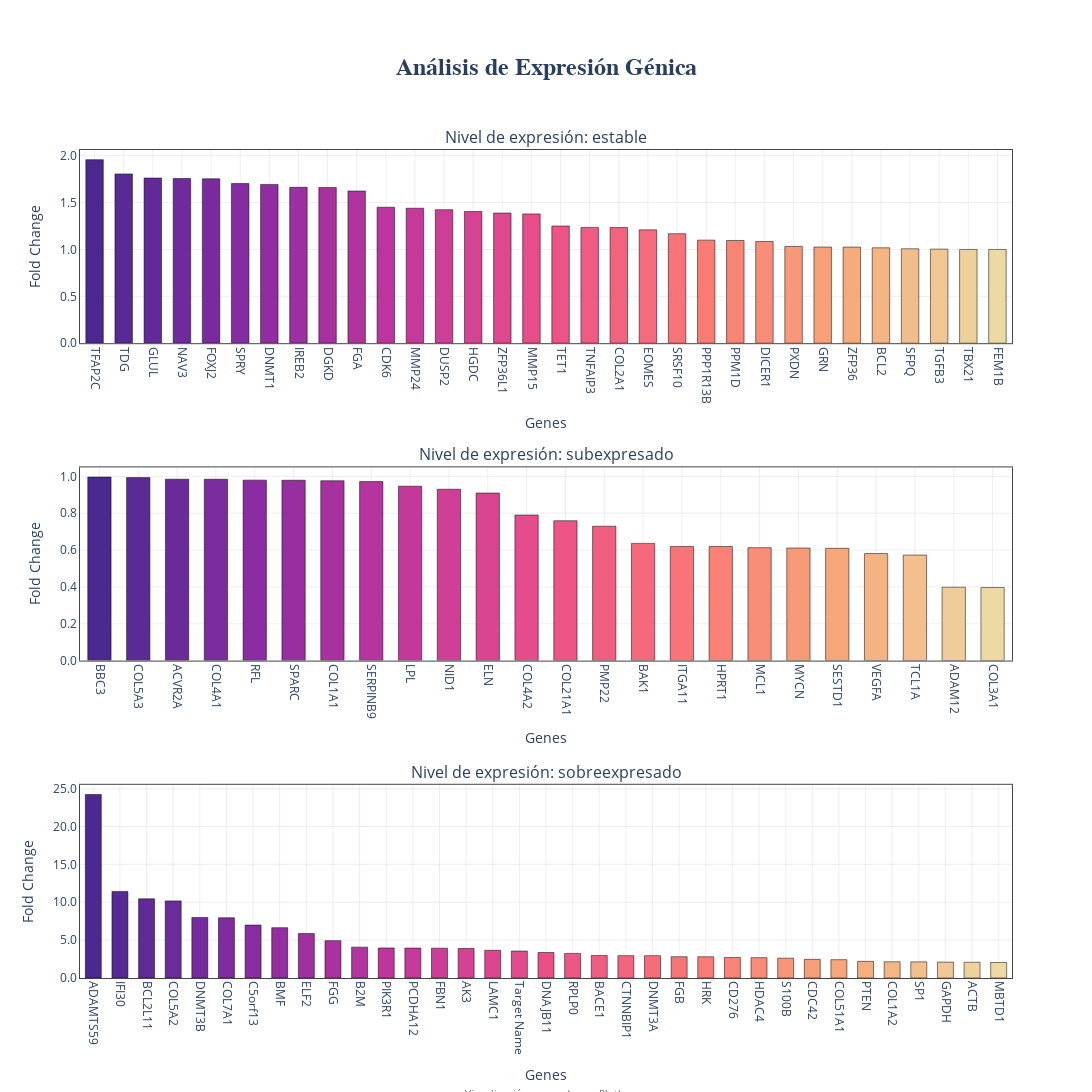

Notebook source saved alongside this figure:
### Markdown cell above
### Visualización de fold change por nivel de expresión

> datos: listas de genes

Este código genera una visualización en subplots para cada nivel de expresión génica (**Subexpresado**, **Estable**, **Sobreexpresado**), mostrando el **Fold Change** de los genes en cada categoría.


**Uso*:
- Esta visualización es útil para comparar el `fold_change` de los genes en cada nivel de expresión y identificar patrones o valores atípicos.

### Code cell
import plotly.graph_objects as go
from plotly.subplots import make_subplots
from plotly.colors import sample_colorscale, qualitative


# Filtrar solo los niveles que existen en los datos
unique_levels = [level for level in orden_niveles if level in df_combined_expresion['nivel_expresion'].unique()]
num_levels = len(unique_levels)

# Crear figura con subplots
fig = make_subplots(
    rows=num_levels,
    cols=1,
    subplot_titles=[f'Nivel de expresión: {level}' for level in unique_levels],
    vertical_spacing=0.15,
    specs=[[{"secondary_y": False}] for _ in range(num_levels)]
)

# Configurar estilo común
axis_style = dict(
    showgrid=True,
    gridcolor='rgba(200,200,200,0.3)',
    linecolor='#444',
    mirror=True,
    zeroline=False
)

for i, level in enumerate(unique_levels, 1):
    # Filtrar y ordenar datos
    data_subset = df_combined_expresion[df_combined_expresion['nivel_expresion'] == level]
    data_subset = data_subset.sort_values('fold_change', ascending=False)

    if data_subset.empty:
        continue

    num_bars = len(data_subset)

    # Generar colores con escala secuencial de Plotly
    if num_bars > 1:
        colors = sample_colorscale('Agsunset', [n/(num_bars-1) for n in range(num_bars)])
    else:
        colors = [qualitative.Plotly[0]]  # Color base de Plotly

    # Crear gráfico de barras
    fig.add_trace(
        go.Bar(
            x=data_subset['target'],
            y=data_subset['fold_change'],
            marker=dict(
                color=colors,
                line=dict(color='rgba(0,0,0,0.5)', width=1)
            ),
            name=level,
            hovertemplate=(
                "<b>%{x}</b><br>"
                "Fold Change: %{y:.2f}<br>"
                "Nivel: %{fullData.name}"
                "<extra></extra>"
            )
        ),
        row=i,
        col=1
    )

    # Configurar escalas
    min_val = data_subset['fold_change'].min()
    max_val = data_subset['fold_change'].max()

    yaxis_config = dict(
        type='log' if (max_val / min_val > 100 and min_val > 0) else 'linear',
        title='Fold Change (log)' if (max_val / min_val > 100) else 'Fold Change',
        tickformat=".1f",
        **axis_style
    )

    fig.update_yaxes(yaxis_config, row=i, col=1)
    fig.update_xaxes(
        title='Genes',
        tickangle=90,
        categoryorder='total descending',
        **axis_style,
        row=i,
        col=1
    )

# Configuración global del layout
fig.update_layout(
    height=400 * num_levels + 200,
    width=1200,
    title=dict(
        text='<b>Análisis de Expresión Génica</b>',
        x=0.5,
        font=dict(size=24, family='Arial')
    ),
    plot_bgcolor='white',
    hoverlabel=dict(
        bgcolor='white',
        font_size=12,
        font_family="Arial"
    ),
    margin=dict(t=150, b=100),
    showlegend=False,
    bargap=0.4  # Espaciado entre barras
)

# Añadir anotación de crédito
fig.add_annotation(
    text="Visualización generada con Plotly",
    xref="paper",
    yref="paper",
    x=0.5,
    y=-0.15,
    showarrow=False,
    font=dict(color='#666', size=10)
)

fig.show()

guardar_grafico(fig, 'analisis_expresion_genica.png')

### Figure 1 — Plotly figure (JSON) as saved in the notebook; plotly's stock layout.template omitted (floating-point values rounded to 4 significant figures)
{"data": [{"hovertemplate": "<b>%{x}</b><br>Fold Change: %{y:.2f}<br>Nivel: %{fullData.name}<extra></extra>", "marker": {"color": ["rgb(75, 41, 145)", "rgb(87, 42, 148)", "rgb(98, 42, 152)", "rgb(110, 43, 155)", "rgb(121, 43, 158)", "rgb(133, 44, 161)", "rgb(144, 46, 161)", "rgb(155, 48, 160)", "rgb(166, 49, 159)", "rgb(177, 51, 158)", "rgb(188, 53, 157)", "rgb(197, 57, 154)", "rgb(206, 62, 150)", "rgb(214, 67, 146)", "rgb(222, 72, 142)", "rgb(230, 77, 138)", "rgb(236, 83, 134)", "rgb(239, 91, 131)", "rgb(242, 99, 127)", "rgb(245, 107, 124)", "rgb(248, 115, 120)", "rgb(250, 123, 118)", "rgb(249, 133, 119)", "rgb(248, 142, 120)", "rgb(247, 152, 121)", "rgb(247, 161, 121)", "rgb(246, 171, 123)", "rgb(244, 180, 131)", "rgb(242, 189, 139)", "rgb(240, 198, 147)", "rgb(239, 208, 155)", "rgb(237, 217, 163)"], "line": {"color": "rgba(0,0,0,0.5)", "width": 1}}, "name": "estable", "type": "bar", "x": ["TFAP2C", "TDG", "GLUL", "NAV3", "FOXJ2", "SPRY", "DNMT1", "IREB2", "DGKD", "FGA", "CDK6", "MMP24", "DUSP2", "HGDC", "ZFP36L1", "MMP15", "TET1", "TNFAIP3", "COL2A1", "EOMES", "SRSF10", "PPP1R13B", "PPM1D", "DICER1", "PXDN", "GRN", "ZFP36", "BCL2", "SFPQ", "TGFB3", "TBX21", "FEM1B"], "xaxis": "x", "y": [1.958, 1.805, 1.762, 1.756, 1.753, 1.703, 1.694, 1.663, 1.661, 1.623, 1.45, 1.44, 1.424, 1.404, 1.388, 1.379, 1.25, 1.235, 1.234, 1.209, 1.168, 1.099, 1.095, 1.085, 1.032, 1.026, 1.025, 1.018, 1.007, 1.003, 1.0, 1.0], "yaxis": "y"}, {"hovertemplate": "<b>%{x}</b><br>Fold Change: %{y:.2f}<br>Nivel: %{fullData.name}<extra></extra>", "marker": {"color": ["rgb(75, 41, 145)", "rgb(91, 42, 149)", "rgb(106, 43, 154)", "rgb(122, 43, 158)", "rgb(137, 44, 162)", "rgb(152, 47, 160)", "rgb(167, 50, 159)", "rgb(182, 52, 158)", "rgb(196, 56, 155)", "rgb(207, 63, 150)", "rgb(218, 69, 144)", "rgb(229, 76, 139)", "rgb(236, 84, 134)", "rgb(240, 95, 129)", "rgb(244, 106, 124)", "rgb(249, 116, 120)", "rgb(249, 129, 119)", "rgb(248, 141, 120)", "rgb(247, 154, 121)", "rgb(246, 167, 122)", "rgb(244, 179, 131)", "rgb(242, 192, 142)", "rgb(239, 204, 152)", "rgb(237, 217, 163)"], "line": {"color": "rgba(0,0,0,0.5)", "width": 1}}, "name": "subexpresado", "type": "bar", "x": ["BBC3", "COL5A3", "ACVR2A", "COL4A1", "RFL", "SPARC", "COL1A1", "SERPINB9", "LPL", "NID1", "ELN", "COL4A2", "COL21A1", "PMP22", "BAK1", "ITGA11", "HPRT1", "MCL1", "MYCN", "SESTD1", "VEGFA", "TCL1A", "ADAM12", "COL3A1"], "xaxis": "x2", "y": [0.9964, 0.9934, 0.9849, 0.9846, 0.9797, 0.9791, 0.9764, 0.9718, 0.9467, 0.9303, 0.9098, 0.7902, 0.7594, 0.7296, 0.6363, 0.6197, 0.6195, 0.613, 0.6112, 0.6095, 0.581, 0.573, 0.3985, 0.3968], "yaxis": "y2"}, {"hovertemplate": "<b>%{x}</b><br>Fold Change: %{y:.2f}<br>Nivel: %{fullData.name}<extra></extra>", "marker": {"color": ["rgb(75, 41, 145)", "rgb(86, 42, 148)", "rgb(96, 42, 151)", "rgb(107, 43, 154)", "rgb(117, 43, 157)", "rgb(128, 44, 160)", "rgb(138, 45, 162)", "rgb(148, 46, 161)", "rgb(158, 48, 160)", "rgb(169, 50, 159)", "rgb(179, 52, 158)", "rgb(189, 53, 157)", "rgb(197, 57, 155)", "rgb(204, 61, 151)", "rgb(212, 66, 147)", "rgb(219, 70, 143)", "rgb(227, 75, 140)", "rgb(234, 79, 136)", "rgb(237, 86, 133)", "rgb(240, 93, 130)", "rgb(242, 101, 126)", "rgb(245, 108, 123)", "rgb(248, 115, 120)", "rgb(250, 123, 118)", "rgb(249, 132, 119)", "rgb(248, 140, 120)", "rgb(248, 149, 120)", "rgb(247, 157, 121)", "rgb(246, 166, 122)", "rgb(245, 175, 127)", "rgb(243, 183, 134)", "rgb(242, 192, 141)", "rgb(240, 200, 149)", "rgb(239, 209, 156)", "rgb(237, 217, 163)"], "line": {"color": "rgba(0,0,0,0.5)", "width": 1}}, "name": "sobreexpresado", "type": "bar", "x": ["ADAMTS59", "IFI30", "BCL2L11", "COL5A2", "DNMT3B", "COL7A1", "C5orf13", "BMF", "ELF2", "FGG", "B2M", "PIK3R1", "PCDHA12", "FBN1", "AK3", "LAMC1", "Target Name", "DNAJB11", "RPLP0", "BACE1", "CTNNBIP1", "DNMT3A", "FGB", "HRK", "CD276", "HDAC4", "S100B", "CDC42", "COL51A1", "PTEN", "COL1A2", "SP1", "GAPDH", "ACTB", "MBTD1"], "xaxis": "x3", "y": [24.24, 11.44, 10.46, 10.18, 8.001, 7.951, 6.992, 6.645, 5.865, 4.934, 4.077, 3.97, 3.948, 3.941, 3.896, 3.654, 3.559, 3.369, 3.249, 2.979, 2.951, 2.95, 2.813, 2.805, 2.708, 2.689, 2.615, 2.466, 2.422, 2.198, 2.138, 2.129, 2.096, 2.081, 2.044], "yaxis": "y3"}], "layout": {"annotations": [{"font": {"size": 16}, "showarrow": false, "text": "Nivel de expresión: estable", "x": 0.5, "xanchor": "center", "xref": "paper", "y": 1.0, "yanchor": "bottom", "yref": "paper"}, {"font": {"size": 16}, "showarrow": false, "text": "Nivel de expresión: subexpresado", "x": 0.5, "xanchor": "center", "xref": "paper", "y": 0.6167, "yanchor": "bottom", "yref": "paper"}, {"font": {"size": 16}, "showarrow": false, "text": "Nivel de expresión: sobreexpresado", "x": 0.5, "xanchor": "center", "xref": "paper", "y": 0.2333, "yanchor": "bottom", "yref": "paper"}, {"font": {"color": "#666", "size": 10}, "showarrow": false, "text": "Visualización generada con Plotly", "x": 0.5, "xref": "paper", "y": -0.15, "yref": "paper"}], "bargap": 0.4, "height": 1400, "hoverlabel": {"bgcolor": "white", "font": {"family": "Arial", "size": 12}}, "margin": {"b": 100, "t": 150}, "plot_bgcolor": "white", "showlegend": false, "title": {"font": {"family": "Arial", "size": 24}, "text": "<b>Análisis de Expresión Génica</b>", "x": 0.5}, "width": 1200, "xaxis": {"anchor": "y", "categoryorder": "total descending", "domain": [0, 1], "gridcolor": "rgba(200,200,200,0.3)", "linecolor": "#444", "mirror": true, "showgrid": true, "tickangle": 90, "title": {"text": "Genes"}, "zeroline": false}, "xaxis2": {"anchor": "y2", "categoryorder": "total descending", "domain": [0, 1], "gridcolor": "rgba(200,200,200,0.3)", "linecolor": "#444", "mirror": true, "showgrid": true, "tickangle": 90, "title": {"text": "Genes"}, "zeroline": false}, "xaxis3": {"anchor": "y3", "categoryorder": "total descending", "domain": [0, 1], "gridcolor": "rgba(200,200,200,0.3)", "linecolor": "#444", "mirror": true, "showgrid": true, "tickangle": 90, "title": {"text": "Genes"}, "zeroline": false}, "yaxis": {"anchor": "x", "domain": [0.7667, 1.0], "gridcolor": "rgba(200,200,200,0.3)", "linecolor": "#444", "mirror": true, "showgrid": true, "tickformat": ".1f", "title": {"text": "Fold Change"}, "type": "linear", "zeroline": false}, "yaxis2": {"anchor": "x2", "domain": [0.3833, 0.6167], "gridcolor": "rgba(200,200,200,0.3)", "linecolor": "#444", "mirror": true, "showgrid": true, "tickformat": ".1f", "title": {"text": "Fold Change"}, "type": "linear", "zeroline": false}, "yaxis3": {"anchor": "x3", "domain": [0, 0.2333], "gridcolor": "rgba(200,200,200,0.3)", "linecolor": "#444", "mirror": true, "showgrid": true, "tickformat": ".1f", "title": {"text": "Fold Change"}, "type": "linear", "zeroline": false}}}
